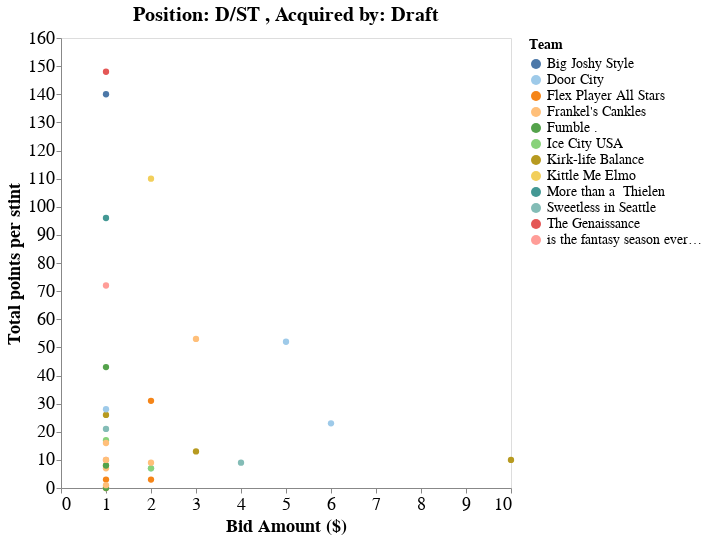
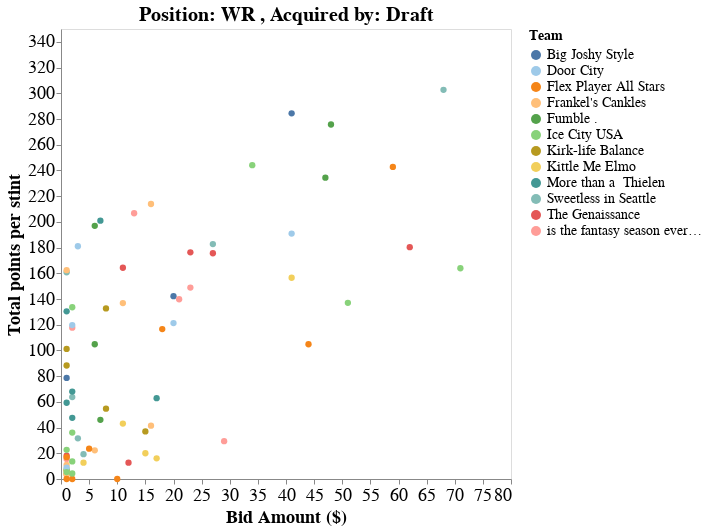
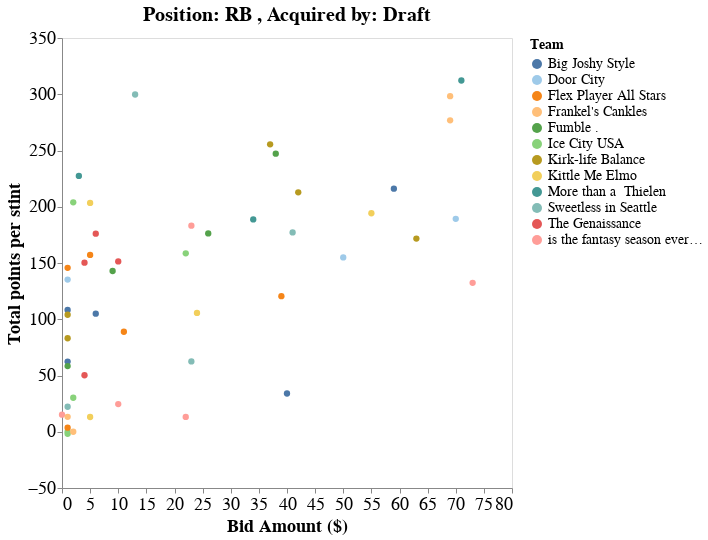
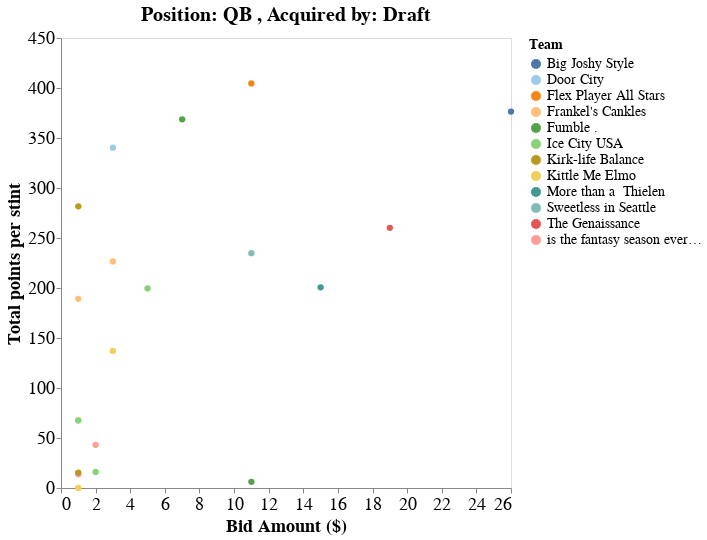

The notebook cell saved with these charts, in order:
### Markdown cell above
Curtis Samuel was the most valuable waiver wire receiver.

### Code cell
for acq_by_draft in [True,False]:
    for position in df_stints['Position'].unique():
        plot_title,chart = scatterplot_acquisitions(df_stints, position=position, acq_by_draft=acq_by_draft)
        chart.display()
